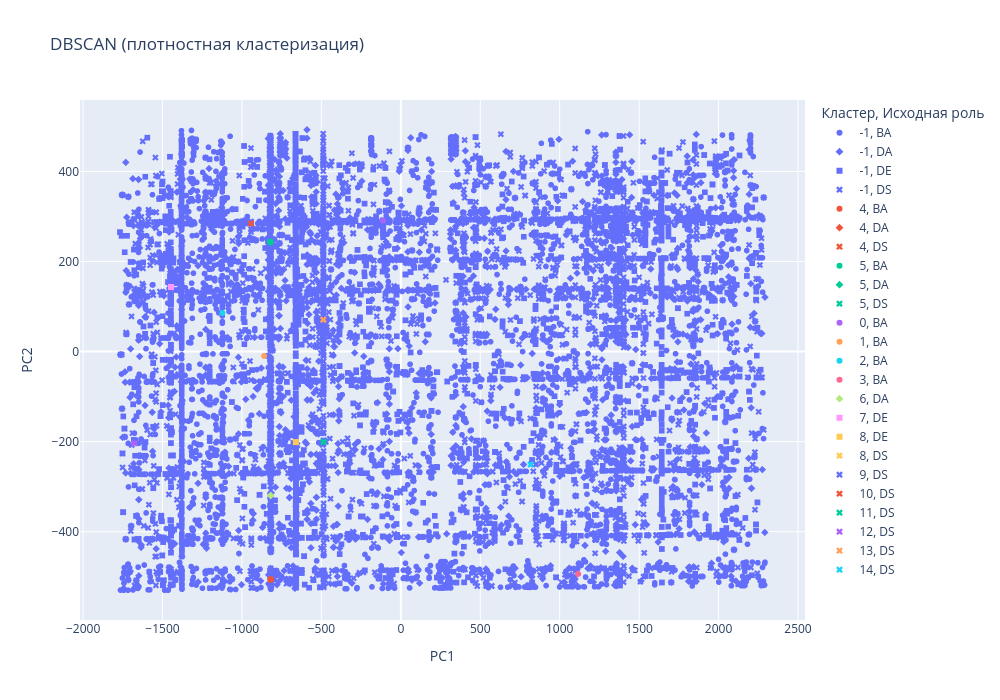

Notebook cell for this chart:
### Code cell
vis_df_dbscan = pd.DataFrame({
    'PC1': X_pca[:, 0],
    'PC2': X_pca[:, 1],
    'cluster': df['dbscan_cluster'].astype(str),
    'role': df['role']
})

fig_dbscan = px.scatter(
    vis_df_dbscan, x='PC1', y='PC2', color='cluster', symbol='role',
    title='DBSCAN (плотностная кластеризация)',
    labels={'cluster': 'Кластер', 'role': 'Исходная роль'},
    width=1000, height=700
)
fig_dbscan.show()

### Figure 1 — Plotly figure (JSON) as saved in the notebook; plotly's stock layout.template omitted (floating-point values rounded to 4 significant figures; data arrays with more than 128 entries replaced by an {"elided": "..."} marker saying what was removed)
{"data": [{"hovertemplate": "Кластер=-1<br>Исходная роль=BA<br>PC1=%{x}<br>PC2=%{y}<extra></extra>", "legendgroup": "-1, BA", "marker": {"color": "#636efa", "symbol": "circle"}, "mode": "markers", "name": "-1, BA", "showlegend": true, "type": "scattergl", "x": {"elided": "4063 float values"}, "xaxis": "x", "y": {"elided": "4063 float values"}, "yaxis": "y"}, {"hovertemplate": "Кластер=-1<br>Исходная роль=DA<br>PC1=%{x}<br>PC2=%{y}<extra></extra>", "legendgroup": "-1, DA", "marker": {"color": "#636efa", "symbol": "diamond"}, "mode": "markers", "name": "-1, DA", "showlegend": true, "type": "scattergl", "x": {"elided": "2244 float values"}, "xaxis": "x", "y": {"elided": "2244 float values"}, "yaxis": "y"}, {"hovertemplate": "Кластер=-1<br>Исходная роль=DE<br>PC1=%{x}<br>PC2=%{y}<extra></extra>", "legendgroup": "-1, DE", "marker": {"color": "#636efa", "symbol": "square"}, "mode": "markers", "name": "-1, DE", "showlegend": true, "type": "scattergl", "x": {"elided": "2517 float values"}, "xaxis": "x", "y": {"elided": "2517 float values"}, "yaxis": "y"}, {"hovertemplate": "Кластер=-1<br>Исходная роль=DS<br>PC1=%{x}<br>PC2=%{y}<extra></extra>", "legendgroup": "-1, DS", "marker": {"color": "#636efa", "symbol": "x"}, "mode": "markers", "name": "-1, DS", "showlegend": true, "type": "scattergl", "x": {"elided": "3860 float values"}, "xaxis": "x", "y": {"elided": "3860 float values"}, "yaxis": "y"}, {"hovertemplate": "Кластер=4<br>Исходная роль=BA<br>PC1=%{x}<br>PC2=%{y}<extra></extra>", "legendgroup": "4, BA", "marker": {"color": "#EF553B", "symbol": "circle"}, "mode": "markers", "name": "4, BA", "showlegend": true, "type": "scattergl", "x": [-818.9], "xaxis": "x", "y": [-505.9], "yaxis": "y"}, {"hovertemplate": "Кластер=4<br>Исходная роль=DA<br>PC1=%{x}<br>PC2=%{y}<extra></extra>", "legendgroup": "4, DA", "marker": {"color": "#EF553B", "symbol": "diamond"}, "mode": "markers", "name": "4, DA", "showlegend": true, "type": "scattergl", "x": [-818.9, -818.9], "xaxis": "x", "y": [-505.9, -505.9], "yaxis": "y"}, {"hovertemplate": "Кластер=4<br>Исходная роль=DS<br>PC1=%{x}<br>PC2=%{y}<extra></extra>", "legendgroup": "4, DS", "marker": {"color": "#EF553B", "symbol": "x"}, "mode": "markers", "name": "4, DS", "showlegend": true, "type": "scattergl", "x": [-818.9, -818.9], "xaxis": "x", "y": [-505.9, -505.9], "yaxis": "y"}, {"hovertemplate": "Кластер=5<br>Исходная роль=BA<br>PC1=%{x}<br>PC2=%{y}<extra></extra>", "legendgroup": "5, BA", "marker": {"color": "#00cc96", "symbol": "circle"}, "mode": "markers", "name": "5, BA", "showlegend": true, "type": "scattergl", "x": [-821.1], "xaxis": "x", "y": [243.4], "yaxis": "y"}, {"hovertemplate": "Кластер=5<br>Исходная роль=DA<br>PC1=%{x}<br>PC2=%{y}<extra></extra>", "legendgroup": "5, DA", "marker": {"color": "#00cc96", "symbol": "diamond"}, "mode": "markers", "name": "5, DA", "showlegend": true, "type": "scattergl", "x": [-821.1, -821.1], "xaxis": "x", "y": [243.4, 243.4], "yaxis": "y"}, {"hovertemplate": "Кластер=5<br>Исходная роль=DS<br>PC1=%{x}<br>PC2=%{y}<extra></extra>", "legendgroup": "5, DS", "marker": {"color": "#00cc96", "symbol": "x"}, "mode": "markers", "name": "5, DS", "showlegend": true, "type": "scattergl", "x": [-821.1, -821.1], "xaxis": "x", "y": [243.4, 243.4], "yaxis": "y"}, {"hovertemplate": "Кластер=0<br>Исходная роль=BA<br>PC1=%{x}<br>PC2=%{y}<extra></extra>", "legendgroup": "0, BA", "marker": {"color": "#ab63fa", "symbol": "circle"}, "mode": "markers", "name": "0, BA", "showlegend": true, "type": "scattergl", "x": [-112.1, -112.1, -112.1, -112.1, -112.1], "xaxis": "x", "y": [290.7, 290.7, 290.7, 290.7, 290.7], "yaxis": "y"}, {"hovertemplate": "Кластер=1<br>Исходная роль=BA<br>PC1=%{x}<br>PC2=%{y}<extra></extra>", "legendgroup": "1, BA", "marker": {"color": "#FFA15A", "symbol": "circle"}, "mode": "markers", "name": "1, BA", "showlegend": true, "type": "scattergl", "x": [-860.4, -860.4, -860.4, -860.4, -860.4, -860.4, -860.4, -860.4], "xaxis": "x", "y": [-9.758, -9.758, -9.758, -9.758, -9.758, -9.758, -9.758, -9.758], "yaxis": "y"}, {"hovertemplate": "Кластер=2<br>Исходная роль=BA<br>PC1=%{x}<br>PC2=%{y}<extra></extra>", "legendgroup": "2, BA", "marker": {"color": "#19d3f3", "symbol": "circle"}, "mode": "markers", "name": "2, BA", "showlegend": true, "type": "scattergl", "x": [-1123.0, -1123.0, -1123.0, -1123.0, -1123.0, -1123.0, -1123.0, -1123.0, -1123.0], "xaxis": "x", "y": [85.73, 85.73, 85.73, 85.73, 85.73, 85.73, 85.73, 85.73, 85.73], "yaxis": "y"}, {"hovertemplate": "Кластер=3<br>Исходная роль=BA<br>PC1=%{x}<br>PC2=%{y}<extra></extra>", "legendgroup": "3, BA", "marker": {"color": "#FF6692", "symbol": "circle"}, "mode": "markers", "name": "3, BA", "showlegend": true, "type": "scattergl", "x": [1115.0, 1115.0, 1115.0, 1115.0, 1115.0], "xaxis": "x", "y": [-493.7, -493.7, -493.7, -493.7, -493.7], "yaxis": "y"}, {"hovertemplate": "Кластер=6<br>Исходная роль=DA<br>PC1=%{x}<br>PC2=%{y}<extra></extra>", "legendgroup": "6, DA", "marker": {"color": "#B6E880", "symbol": "diamond"}, "mode": "markers", "name": "6, DA", "showlegend": true, "type": "scattergl", "x": [-819.6, -819.6, -819.6, -819.6, -819.6], "xaxis": "x", "y": [-319.6, -319.6, -319.6, -319.6, -319.6], "yaxis": "y"}, {"hovertemplate": "Кластер=7<br>Исходная роль=DE<br>PC1=%{x}<br>PC2=%{y}<extra></extra>", "legendgroup": "7, DE", "marker": {"color": "#FF97FF", "symbol": "square"}, "mode": "markers", "name": "7, DE", "showlegend": true, "type": "scattergl", "x": [-1447.0, -1447.0, -1447.0, -1447.0, -1447.0, -1447.0, -1447.0], "xaxis": "x", "y": [143.4, 143.4, 143.4, 143.4, 143.4, 143.4, 143.4], "yaxis": "y"}, {"hovertemplate": "Кластер=8<br>Исходная роль=DE<br>PC1=%{x}<br>PC2=%{y}<extra></extra>", "legendgroup": "8, DE", "marker": {"color": "#FECB52", "symbol": "square"}, "mode": "markers", "name": "8, DE", "showlegend": true, "type": "scattergl", "x": [-660.9, -660.9, -660.9, -660.9], "xaxis": "x", "y": [-201.1, -201.1, -201.1, -201.1], "yaxis": "y"}, {"hovertemplate": "Кластер=8<br>Исходная роль=DS<br>PC1=%{x}<br>PC2=%{y}<extra></extra>", "legendgroup": "8, DS", "marker": {"color": "#FECB52", "symbol": "x"}, "mode": "markers", "name": "8, DS", "showlegend": true, "type": "scattergl", "x": [-660.9, -660.9], "xaxis": "x", "y": [-201.1, -201.1], "yaxis": "y"}, {"hovertemplate": "Кластер=9<br>Исходная роль=DS<br>PC1=%{x}<br>PC2=%{y}<extra></extra>", "legendgroup": "9, DS", "marker": {"color": "#636efa", "symbol": "x"}, "mode": "markers", "name": "9, DS", "showlegend": true, "type": "scattergl", "x": [577.0, 577.0, 577.0, 577.0, 577.0, 577.0], "xaxis": "x", "y": [-62.01, -62.01, -62.01, -62.01, -62.01, -62.01], "yaxis": "y"}, {"hovertemplate": "Кластер=10<br>Исходная роль=DS<br>PC1=%{x}<br>PC2=%{y}<extra></extra>", "legendgroup": "10, DS", "marker": {"color": "#EF553B", "symbol": "x"}, "mode": "markers", "name": "10, DS", "showlegend": true, "type": "scattergl", "x": [-943.1, -943.1, -943.1, -943.1, -943.1, -943.1], "xaxis": "x", "y": [284.5, 284.5, 284.5, 284.5, 284.5, 284.5], "yaxis": "y"}, {"hovertemplate": "Кластер=11<br>Исходная роль=DS<br>PC1=%{x}<br>PC2=%{y}<extra></extra>", "legendgroup": "11, DS", "marker": {"color": "#00cc96", "symbol": "x"}, "mode": "markers", "name": "11, DS", "showlegend": true, "type": "scattergl", "x": [-486.9, -486.9, -486.9, -486.9, -486.9, -486.9, -486.9, -486.9, -486.9, -486.9], "xaxis": "x", "y": [-200.7, -200.7, -200.7, -200.7, -200.7, -200.7, -200.7, -200.7, -200.7, -200.7], "yaxis": "y"}, {"hovertemplate": "Кластер=12<br>Исходная роль=DS<br>PC1=%{x}<br>PC2=%{y}<extra></extra>", "legendgroup": "12, DS", "marker": {"color": "#ab63fa", "symbol": "x"}, "mode": "markers", "name": "12, DS", "showlegend": true, "type": "scattergl", "x": [-1677.0, -1677.0, -1677.0, -1677.0, -1677.0, -1677.0, -1677.0, -1677.0], "xaxis": "x", "y": [-203.8, -203.8, -203.8, -203.8, -203.8, -203.8, -203.8, -203.8], "yaxis": "y"}, {"hovertemplate": "Кластер=13<br>Исходная роль=DS<br>PC1=%{x}<br>PC2=%{y}<extra></extra>", "legendgroup": "13, DS", "marker": {"color": "#FFA15A", "symbol": "x"}, "mode": "markers", "name": "13, DS", "showlegend": true, "type": "scattergl", "x": [-487.4, -487.4, -487.4, -487.4, -487.4, -487.4, -487.4, -487.4], "xaxis": "x", "y": [70.76, 70.76, 70.76, 70.76, 70.76, 70.76, 70.76, 70.76], "yaxis": "y"}, {"hovertemplate": "Кластер=14<br>Исходная роль=DS<br>PC1=%{x}<br>PC2=%{y}<extra></extra>", "legendgroup": "14, DS", "marker": {"color": "#19d3f3", "symbol": "x"}, "mode": "markers", "name": "14, DS", "showlegend": true, "type": "scattergl", "x": [816.6, 816.6, 816.6, 816.6, 816.6], "xaxis": "x", "y": [-250.5, -250.5, -250.5, -250.5, -250.5], "yaxis": "y"}], "layout": {"height": 700, "legend": {"title": {"text": "Кластер, Исходная роль"}, "tracegroupgap": 0}, "title": {"text": "DBSCAN (плотностная кластеризация)"}, "width": 1000, "xaxis": {"anchor": "y", "domain": [0, 1], "title": {"text": "PC1"}}, "yaxis": {"anchor": "x", "domain": [0, 1], "title": {"text": "PC2"}}}}
